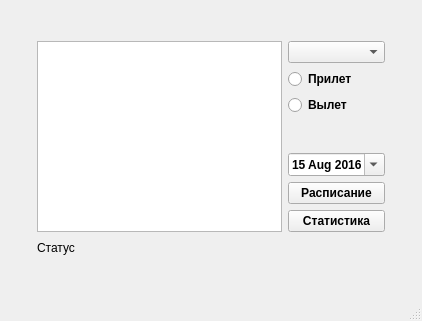
<?xml version="1.0" encoding="UTF-8"?>
<ui version="4.0">
 <class>MainWindow</class>
 <widget class="QMainWindow" name="MainWindow">
  <property name="geometry">
   <rect>
    <x>0</x>
    <y>0</y>
    <width>422</width>
    <height>321</height>
   </rect>
  </property>
  <property name="windowTitle">
   <string>Инспектор аэропортов</string>
  </property>
  <widget class="QWidget" name="centralwidget">
   <layout class="QGridLayout" name="gridLayout_6">
    <item row="2" column="0">
     <spacer name="horizontalSpacer">
      <property name="orientation">
       <enum>Qt::Horizontal</enum>
      </property>
      <property name="sizeType">
       <enum>QSizePolicy::Maximum</enum>
      </property>
      <property name="sizeHint" stdset="0">
       <size>
        <width>40</width>
        <height>20</height>
       </size>
      </property>
     </spacer>
    </item>
    <item row="2" column="3">
     <spacer name="horizontalSpacer_2">
      <property name="orientation">
       <enum>Qt::Horizontal</enum>
      </property>
      <property name="sizeType">
       <enum>QSizePolicy::Maximum</enum>
      </property>
      <property name="sizeHint" stdset="0">
       <size>
        <width>40</width>
        <height>20</height>
       </size>
      </property>
     </spacer>
    </item>
    <item row="0" column="1" colspan="2">
     <spacer name="verticalSpacer">
      <property name="orientation">
       <enum>Qt::Vertical</enum>
      </property>
      <property name="sizeType">
       <enum>QSizePolicy::Maximum</enum>
      </property>
      <property name="sizeHint" stdset="0">
       <size>
        <width>20</width>
        <height>40</height>
       </size>
      </property>
     </spacer>
    </item>
    <item row="3" column="2">
     <spacer name="horizontalSpacer_3">
      <property name="orientation">
       <enum>Qt::Horizontal</enum>
      </property>
      <property name="sizeHint" stdset="0">
       <size>
        <width>40</width>
        <height>20</height>
       </size>
      </property>
     </spacer>
    </item>
    <item row="3" column="1">
     <widget class="QLabel" name="lb_statusConnect">
      <property name="font">
       <font>
        <pointsize>9</pointsize>
        <bold>false</bold>
       </font>
      </property>
      <property name="tabletTracking">
       <bool>false</bool>
      </property>
      <property name="autoFillBackground">
       <bool>true</bool>
      </property>
      <property name="text">
       <string>Статус</string>
      </property>
      <property name="alignment">
       <set>Qt::AlignCenter</set>
      </property>
     </widget>
    </item>
    <item row="4" column="1" colspan="2">
     <spacer name="verticalSpacer_2">
      <property name="orientation">
       <enum>Qt::Vertical</enum>
      </property>
      <property name="sizeType">
       <enum>QSizePolicy::Maximum</enum>
      </property>
      <property name="sizeHint" stdset="0">
       <size>
        <width>20</width>
        <height>40</height>
       </size>
      </property>
     </spacer>
    </item>
    <item row="2" column="1" colspan="2">
     <layout class="QGridLayout" name="gridLayout_5">
      <property name="sizeConstraint">
       <enum>QLayout::SetDefaultConstraint</enum>
      </property>
      <item row="0" column="0" rowspan="2">
       <widget class="QTableView" name="tV_tableResult">
        <property name="sizePolicy">
         <sizepolicy hsizetype="Expanding" vsizetype="Expanding">
          <horstretch>0</horstretch>
          <verstretch>0</verstretch>
         </sizepolicy>
        </property>
        <property name="sizeAdjustPolicy">
         <enum>QAbstractScrollArea::AdjustIgnored</enum>
        </property>
       </widget>
      </item>
      <item row="1" column="1">
       <layout class="QGridLayout" name="gridLayout_2">
        <item row="1" column="0">
         <widget class="QDateEdit" name="dE_dateEntry">
          <property name="font">
           <font>
            <bold>true</bold>
           </font>
          </property>
          <property name="layoutDirection">
           <enum>Qt::LeftToRight</enum>
          </property>
          <property name="autoFillBackground">
           <bool>false</bool>
          </property>
          <property name="alignment">
           <set>Qt::AlignCenter</set>
          </property>
          <property name="readOnly">
           <bool>false</bool>
          </property>
          <property name="dateTime">
           <datetime>
            <hour>0</hour>
            <minute>0</minute>
            <second>0</second>
            <year>2016</year>
            <month>8</month>
            <day>15</day>
           </datetime>
          </property>
          <property name="time">
           <time>
            <hour>0</hour>
            <minute>0</minute>
            <second>0</second>
           </time>
          </property>
          <property name="maximumDateTime">
           <datetime>
            <hour>23</hour>
            <minute>59</minute>
            <second>59</second>
            <year>2017</year>
            <month>9</month>
            <day>14</day>
           </datetime>
          </property>
          <property name="minimumDateTime">
           <datetime>
            <hour>0</hour>
            <minute>0</minute>
            <second>0</second>
            <year>2016</year>
            <month>8</month>
            <day>15</day>
           </datetime>
          </property>
          <property name="minimumDate">
           <date>
            <year>2016</year>
            <month>8</month>
            <day>15</day>
           </date>
          </property>
          <property name="maximumTime">
           <time>
            <hour>23</hour>
            <minute>59</minute>
            <second>59</second>
           </time>
          </property>
          <property name="minimumTime">
           <time>
            <hour>0</hour>
            <minute>0</minute>
            <second>0</second>
           </time>
          </property>
          <property name="calendarPopup">
           <bool>true</bool>
          </property>
         </widget>
        </item>
        <item row="3" column="0">
         <widget class="QPushButton" name="pB_workload">
          <property name="font">
           <font>
            <italic>false</italic>
            <bold>true</bold>
           </font>
          </property>
          <property name="text">
           <string>Статистика</string>
          </property>
         </widget>
        </item>
        <item row="2" column="0">
         <widget class="QPushButton" name="pB_statistics">
          <property name="font">
           <font>
            <bold>true</bold>
           </font>
          </property>
          <property name="text">
           <string>Расписание</string>
          </property>
          <property name="checkable">
           <bool>false</bool>
          </property>
         </widget>
        </item>
        <item row="0" column="0">
         <spacer name="verticalSpacer_3">
          <property name="orientation">
           <enum>Qt::Vertical</enum>
          </property>
          <property name="sizeHint" stdset="0">
           <size>
            <width>20</width>
            <height>40</height>
           </size>
          </property>
         </spacer>
        </item>
       </layout>
      </item>
      <item row="0" column="1">
       <layout class="QGridLayout" name="gridLayout">
        <item row="3" column="0">
         <widget class="QRadioButton" name="rB_departure">
          <property name="font">
           <font>
            <bold>true</bold>
           </font>
          </property>
          <property name="text">
           <string>Вылет</string>
          </property>
         </widget>
        </item>
        <item row="0" column="0">
         <widget class="QComboBox" name="cB_airport"/>
        </item>
        <item row="1" column="0">
         <widget class="QRadioButton" name="rB_arrival">
          <property name="font">
           <font>
            <bold>true</bold>
            <underline>false</underline>
           </font>
          </property>
          <property name="text">
           <string>Прилет</string>
          </property>
         </widget>
        </item>
       </layout>
      </item>
     </layout>
    </item>
   </layout>
  </widget>
  <widget class="QMenuBar" name="menubar">
   <property name="geometry">
    <rect>
     <x>0</x>
     <y>0</y>
     <width>422</width>
     <height>17</height>
    </rect>
   </property>
  </widget>
  <widget class="QStatusBar" name="statusbar"/>
 </widget>
 <resources/>
 <connections/>
</ui>
